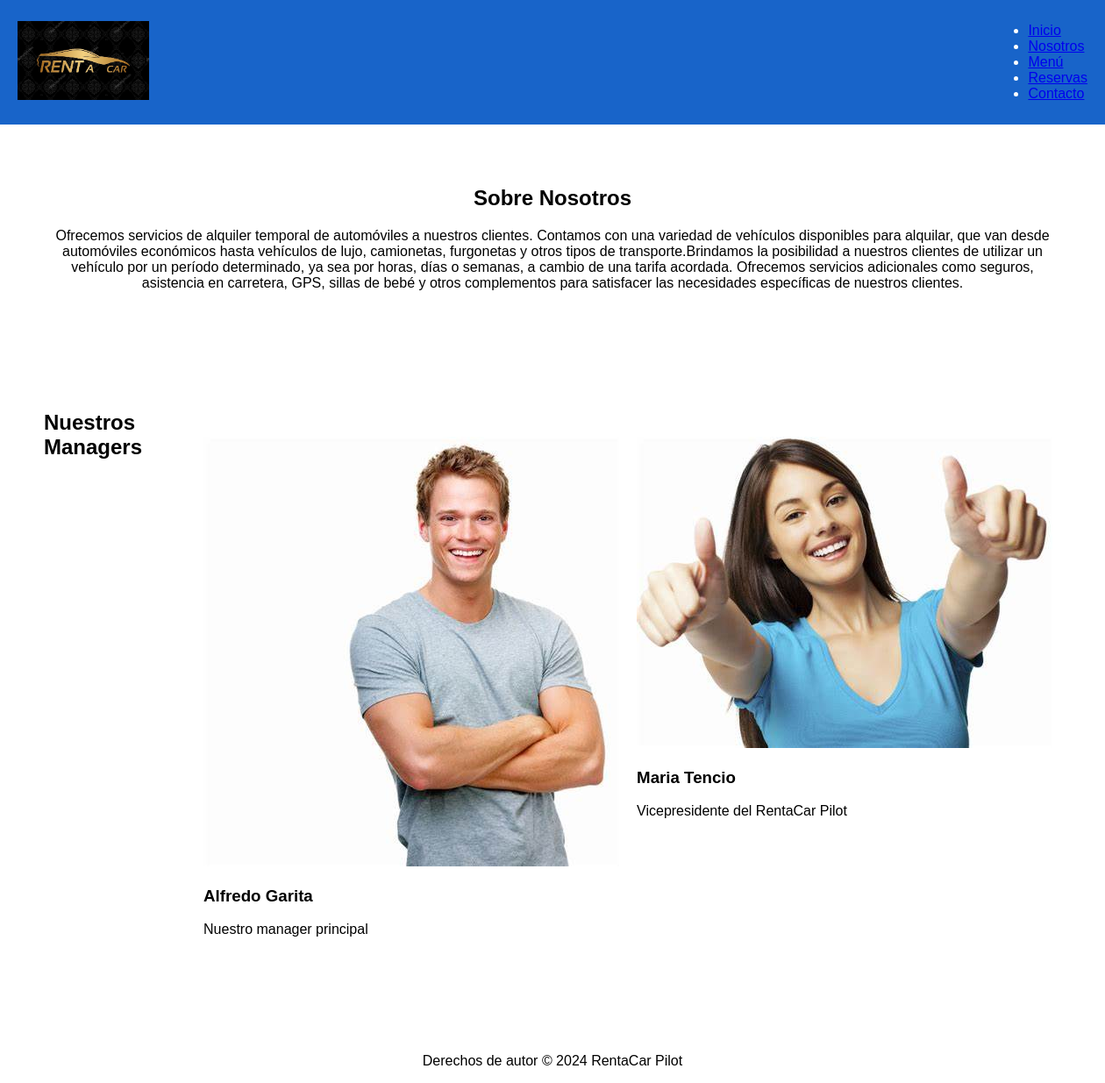
Page /about.php on the committed database.
### tables this page shows
CREATE TABLE `personas` (
  `id` int(11) NOT NULL,
  `name` varchar(50) NOT NULL,
  `description` varchar(100) NOT NULL,
  `image` varchar(50) NOT NULL
);

### functions.php (called while the page is built)
<?php
function getStock(){
    $stock = array(array("url" => "index.php", "name" => "Inicio"), array("url" => "about.php", "name" => "Nosotros"));
    $stock[] = array("url" => "#", "name" => "Menú");
    $stock[] = array("url" => "#", "name" => "Reservas");
    $stock[] = array("url" => "#", "name" => "Contacto");
    return $stock;
}

### about.php (the view, shortened to what this page needs)
<?php
include("functions.php");
include("config.php");
$stock = getStock();
$conn = new mysqli($servername, $username, $password, $database);
?>
<!DOCTYPE html>
<html lang="es">
<head>
    <link rel="stylesheet" href="css/styles.css">
</head>
<body>
    <header>
        <nav>
            <div class="logo">
                <img src="images/Logo.jpg" alt="RentaCar Pilot">
            </div>
            <ul class="stock">
                <?php foreach ($stock as $item) { ?>
                    <li><a href="<?php echo $item["url"] ?>"><?php echo $item["name"] ?></a></li>
                <?php } ?>
            </ul>
        </nav>
    </header>
    <section class="about">
        <h2>Sobre Nosotros</h2>
        <p> Ofrecemos servicios de alquiler temporal de automóviles a nuestros clientes.
            Contamos con una variedad de vehículos disponibles para alquilar, que van desde automóviles económicos
             hasta vehículos de lujo, camionetas, furgonetas y otros tipos de transporte.Brindamos la
              posibilidad a nuestros clientes de utilizar un vehículo por un período determinado, ya sea por horas, días
              o semanas, a cambio de una tarifa acordada.
                Ofrecemos servicios adicionales como seguros, asistencia en carretera, GPS, sillas de bebé y otros complementos
                para satisfacer las necesidades específicas de nuestros clientes.</p>
    </section>
    <section class="personas">
        <h2>Nuestros Managers</h2>
        <div class="personas">
            <?php
            $sql = "SELECT * FROM personas";
            $result = $conn->query($sql);
            if ($result->num_rows > 0) {
                while ($row = $result->fetch_assoc()) {
            ?>
                    <div class="chef-item">
                        <img src='<?php echo $row["image"] ?>'>
                        <h3><?php echo $row["name"] ?></h3>
                        <p><?php echo $row["description"] ?></p>
                    </div>
            <?php }
            } ?>
        </div>
    </section>
    <footer>
        <p>Derechos de autor &copy; <?php echo date('Y')?> RentaCar Pilot</p>
    </footer>
</body>
</html>

### css/styles.css (style rules this page uses)
body { font-family: Arial, sans-serif; margin: 0; padding: 0; }
header { background-color: #1864c9; color: white; padding: 10px 0; }
nav { display: flex; justify-content: space-between; align-items: center; padding: 0 20px; }
.logo img { width: 150px; }
.about { padding: 50px; text-align: center; }
.about h2 { font-size: 24px; margin-bottom: 20px; }
.personas { padding: 50px; text-align: center; }
.personas { display: grid; grid-template-columns: repeat(2, 1fr); gap: 20px; text-align: left; }
footer { display: flex; justify-content: center; align-items: center; }

### rows in the picture
personas: image (picture), name "Alfredo Garita", description "Nuestro manager principal"
personas: image (picture), name "Maria Tencio", description "Vicepresidente del RentaCar Pilot"

### other values in the picture
$item["name"] "Inicio"
$item["name"] "Nosotros"
$item["name"] "Menú"
$item["name"] "Reservas"
$item["name"] "Contacto"
